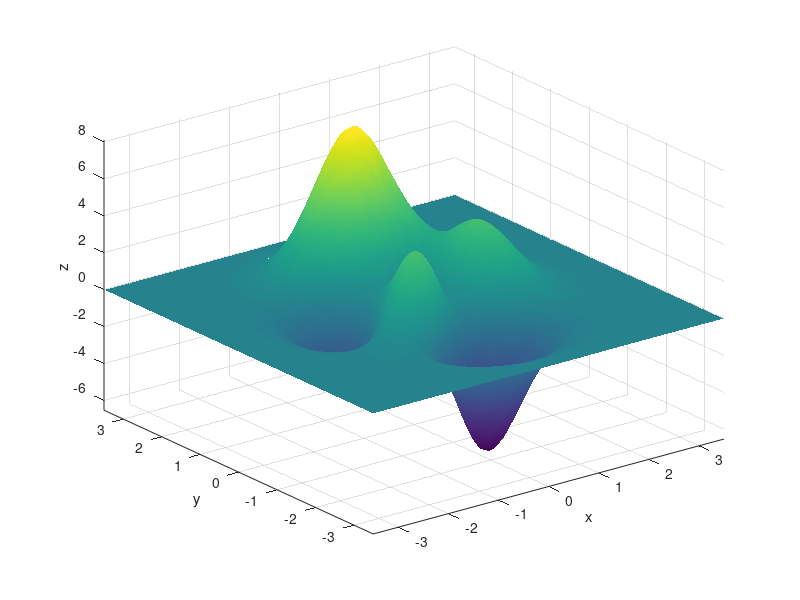

This chart was generated by the following MATLAB code: (Note: this script raises an error after producing the figure.)
%% Image overlay and typical usage.
% The purpose of the OverlayImage function is to replace parts of a figure,
% e.g., a rendering which is too complex to be stored as vector graphics,
% with a bitmap image. The bitmap file is linked and not embedded in the SVG.

clear all;

% First, render the 3D graphics into a bitmap file.
x = -3.5:0.1:3.5;
y = -3.5:0.1:3.5;

[X, Y] = meshgrid(x, y);

Z = peaks(X, Y);

figure(1); 
clf;
surf(X, Y, Z);
axis tight;
xlabel('x');
ylabel('y');
zlabel('z');
shading interp;
lighting('phong');
camlight('headlight');
colormap(jet(512));
axis off;
xl = xlim();
yl = ylim();
zl = zlim();

bg = get(gcf, 'color');
% Make sure the background color is saved, so that we can set it transparent
% later.
set(gcf, 'InvertHardCopy', 'off');

print -dpng -r300 'render.png'

% Load and re-save the image with transparent background.
% Be careful that the background color doesn't occur in your plot. If this
% is the case you should set another background color above.
A = imread('render.png');
imwrite(A, 'render_t.png', 'png', 'transparency', bg);

% Now recreate the same axis without the data.
% Please note:
% In some cases it can be difficult to achieve a correct alignment of the
% bitmap and vector output. It may require some fiddling and your mileage
% may vary.
figure(2); 
clf;
surf([0, 0;0, 0], [0, 0;0, 0], [0, 0;0, 0]);
axis tight;
xlabel('x');
ylabel('y');
zlabel('z');
xlim(xl);
ylim(yl);
zlim(zl);

% Last step: Store axis plot as SVG image and use the rendered data as
% overlay.
setting.svg.OverlayImage = 'render_t.png';
setting.svg.OverlayImagePos = [0, 0, 1, 1];
set(gcf, 'UserData', setting);

plot2svg('overlay.svg');

%% Simple use case:
% Of course, you can use the overlay function to just add a bitmap to your
% SVG file.
clear all;

x = 0:0.1:5;
y = 1 + x.^2;

figure(3);
clf;

plot(x, y);
xlabel('x values');
ylabel('y values');

setting.svg.OverlayImage = 'water_stones.jpg';
setting.svg.OverlayImagePos = [0.2, 0.2, 0.25, 0.25];
set(gcf, 'UserData', setting);

plot2svg('overlay_simple.svg');

